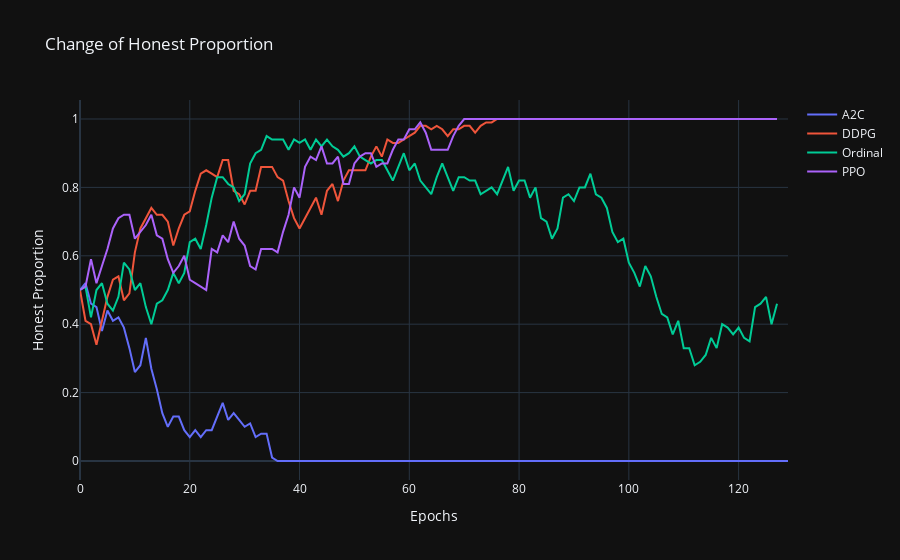

Notebook code cell kept with this figure:
### Code cell
# compare change of honest_proportion
fig = go.Figure()
fig.add_trace(go.Scatter(x=a2c_data.index, y=a2c_data["honest_proportion"], name="A2C"))
fig.add_trace(go.Scatter(x=ddpg_data.index, y=ddpg_data["honest_proportion"], name="DDPG"))
fig.add_trace(go.Scatter(x=ordinal_data.index, y=ordinal_data["honest_proportion"], name="Ordinal"))
fig.add_trace(go.Scatter(x=ppo_data.index, y=ppo_data["honest_proportion"], name="PPO"))

fig.update_layout(title="Change of Honest Proportion",
                  xaxis_title="Epochs",
                  yaxis_title="Honest Proportion")
fig.show()
